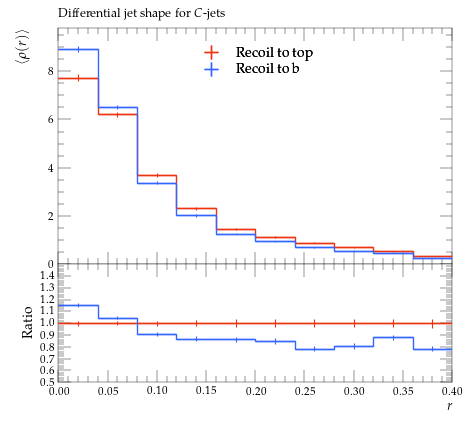

This chart was generated by the following Python code:
#! /usr/bin/env python

# This Python script was auto-generated using YODA v2.0.2.
# Analysis object: /MC_HFDECAYS/avg_rho_C_jet
# Timestamp: 31-07-2026 (13:13:53)

import matplotlib as mpl
import matplotlib.pyplot as plt
mpl.use('Agg') # comment out for interactive use
import os
import numpy as np

plotDir = os.path.split(os.path.realpath(__file__))[0]
if 'YODA_USER_PLOT_PATH' in globals():
    plot_outdir = globals()['YODA_USER_PLOT_PATH']
else:
    plot_outdir = plotDir

#plot style
plt.style.use(os.path.join(plotDir, '../default.mplstyle'))
# plot metadata
figW, figH = plt.rcParams['figure.figsize']
ax_xLabel = r'$r$'
ax_yLabel = r'$\langle\rho(r)\rangle$'
ax_title  = r'Differential jet shape for $C$-jets'
ax_xScale = 'linear'
ax_yScale = 'linear'
xLims = (0.0, 0.4)
yLims = (0.0, 9.802150600000001)

# TeX-friendly labels for the legend
labels = {
    'legend' : ([ r"Recoil to top", r"Recoil to b" ], r""),
}

# Adjust canvas width and height
canvasW = 10.0
canvasH = 9.0
figW *= canvasW/10.
figH *= canvasH/9.

# Create figure and axis objects
fig, (ax, ratio0_ax) = plt.subplots(2, 1, sharex=True,
                  figsize=(figW,figH), gridspec_kw={'height_ratios': (6.0, 3.0)})

# Set figure margins
plt.subplots_adjust(
    left   = 1.0 * plt.rcParams['figure.subplot.left'],
    right  = 1.0 * plt.rcParams['figure.subplot.right'],
    top    = 1.0 * plt.rcParams['figure.subplot.top'],
    bottom = 1.0 * plt.rcParams['figure.subplot.bottom'])

ratio0_ax.yaxis.set_major_locator(mpl.ticker.MultipleLocator(0.1))
ratio0_ax.set_ylim(0.5, 1.4999)
ratio0_ax.set_ylabel('Ratio')

# the numerical data is stored in a separate file
dataf = dict()
prefix = os.path.split(__file__)[0]
if prefix:    prefix = prefix + '/'
exec(open(prefix+'avg_rho_C_jet__data.py').read(), dataf)


legend_handles = dict() # keep track of handles for the legend

# style options for curves
# starts at zorder>=5 to draw curve on top of legend
styles = {
  'recoil_t': {
    'color' : '#EE3311',
    'linestyle' : '-',
    'linewidth' : 1,
    'marker' : 'none',
    'markersize' : 2,
    'capsize' : 0.0,
    'zorder' : 5,
    'histstyle' : 1,
    'drawstyle' : 'steps-pre',
    'xerrorbars' : 1,
    'yerrorbars' : 1,
    'fillcolor' : None,
    'fillopacity' : 1.0,
    'ratio0_linestyle' : '-',
    'ratio0_linewidth' : 1,
    'ratio0_marker' : 'none',
    'ratio0_markersize' : 2,
    'ratio0_capsize' : 0.0,
    'ratio0_zorder' : 5,
    'ratio0_histstyle' : 1,
    'ratio0_drawstyle' : 'steps-pre',
    'ratio0_xerrorbars' : 1,
    'ratio0_yerrorbars' : 1,
  },
  'recoil_b': {
    'color' : '#3366FF',
    'linestyle' : '-',
    'linewidth' : 1,
    'marker' : 'none',
    'markersize' : 2,
    'capsize' : 0.0,
    'zorder' : 6,
    'histstyle' : 1,
    'drawstyle' : 'steps-pre',
    'xerrorbars' : 1,
    'yerrorbars' : 1,
    'fillcolor' : None,
    'fillopacity' : 1.0,
    'ratio0_linestyle' : '-',
    'ratio0_linewidth' : 1,
    'ratio0_marker' : 'none',
    'ratio0_markersize' : 2,
    'ratio0_capsize' : 0.0,
    'ratio0_zorder' : 6,
    'ratio0_histstyle' : 1,
    'ratio0_drawstyle' : 'steps-pre',
    'ratio0_xerrorbars' : 1,
    'ratio0_yerrorbars' : 1,
  },
}

# curve from input yoda files in main panel
for label, yvals in dataf['yvals'].items():
    if all(np.isnan(v) for v in dataf['yvals'][label]):
        continue
    tmp = None
    if styles[label]['histstyle']: # draw as histogram
        xpos = dataf['xedges'][label] if styles[label]['drawstyle'] else dataf['xpoints'][label]
        ypos = np.insert(yvals, 0, yvals[0]) if styles[label]['drawstyle'] else yvals
        if styles[label]['fillcolor']: # fill area below curve
            ax.fill_between(xpos, ypos, step='pre',
                            color=styles[label]['fillcolor'],
                            alpha=styles[label]['fillopacity'])
        tmp, = ax.plot(xpos, ypos,
                       color=styles[label]['color'],
                       linestyle=styles[label]['linestyle'],
                       linewidth=styles[label]['linewidth'],
                       drawstyle=styles[label]['drawstyle'], solid_joinstyle='miter',
                       zorder=styles[label]['zorder'], label=label)
    tmp = ax.errorbar(dataf['xpoints'][label], yvals,
                      xerr=np.array(dataf['xerrs'][label])*styles[label]['xerrorbars'],
                      yerr=np.array(dataf['yerrs'][label])*styles[label]['yerrorbars'],
                      fmt=styles[label]['marker'], capsize=styles[label]['capsize'],
                      markersize=styles[label]['markersize'],
                      ecolor=styles[label]['color'],
                      color=styles[label]['color'], zorder=styles[label]['zorder'])
    tmp[-1][0].set_linestyle(styles[label]['linestyle'])
    tmp[-1][0].set_linewidth(styles[label]['linewidth'])
    if label in dataf['add_legend_handle']:  legend_handles[label] = tmp
    for varLabel in dataf['variation_yvals'].keys():
        if varLabel.startswith(label):
            tmp, = ax.plot(dataf['xedges'][label], dataf['variation_yvals'][varLabel],
                           color=styles[label]['color'],
                           linestyle=styles[label]['linestyle'],
                           linewidth=styles[label]['linewidth'],
                           drawstyle='steps-pre', solid_joinstyle='miter',
                           zorder=styles[label]['zorder'], alpha=0.5)


# plots on ratio panel
# curve from input yoda files in ratio panel
for label, yvals in dataf['ratio0_yvals'].items():
    if all(np.isnan(v) for v in yvals):
        continue
    if styles[label]['ratio0_histstyle']: # plot as histogram
        xpos = dataf['xedges']['recoil_t'] if styles[label]['ratio0_drawstyle'] else dataf['xpoints']['recoil_t']
        ypos = np.insert(yvals, 0, yvals[0]) if styles[label]['ratio0_drawstyle'] else yvals
        ratio0_ax.plot(xpos, ypos,
                       color=styles[label]['color'],
                       linewidth=styles[label]['linewidth'],
                       linestyle=styles[label]['ratio0_linestyle'],
                       drawstyle=styles[label]['ratio0_drawstyle'], zorder=styles[label]['zorder'],
                       solid_joinstyle='miter')
    tmp = ratio0_ax.errorbar(dataf['xpoints']['recoil_t'], yvals,
                             xerr=np.array(dataf['ref_xerrs'])*styles[label]['ratio0_xerrorbars'],
                             yerr=np.array(dataf['ratio0_yerrs'][label])*styles[label]['ratio0_yerrorbars'],
                             fmt=styles[label]['ratio0_marker'], capsize=styles[label]['ratio0_capsize'],
                             markersize=styles[label]['ratio0_markersize'],
                             ecolor=styles[label]['color'],
                             color=styles[label]['color'])
    tmp[-1][0].set_linestyle(styles[label]['ratio0_linestyle'])
    tmp[-1][0].set_linewidth(styles[label]['ratio0_linewidth'])

    for varlabel in dataf['ratio0_variation_vals'].keys():
        if varlabel.startswith(label):
            ratio0_ax.plot(dataf['xedges']['recoil_t'],
                            dataf['ratio0_variation_vals'][varlabel],
                            color=styles[label]['color'],
                            linestyle=styles[label]['linestyle'],
                            linewidth=styles[label]['linewidth'],
                            drawstyle='steps-pre', solid_joinstyle='miter',
                            zorder=1, alpha=0.5)

legend_items = list(legend_handles.values())
ax.add_artist(ax.legend(legend_items,
                        labels['legend'][0],
                        title=labels['legend'][1],
                        alignment='left',
                        loc='upper center',
                        bbox_to_anchor=(0.5, 0.97)))

# set plot metadata as defined above
ratio0_ax.set_xlabel(ax_xLabel)
ratio0_ax.xaxis.set_label_coords(1., -0.15)
ax.set_ylabel(ax_yLabel, ha='right', va='top')
ax.yaxis.set_label_coords(-0.11, 1.0)
ax.set_title(ax_title, loc='left')
ax.set_xscale(ax_xScale)
ax.set_yscale(ax_yScale)
ax.set_xlim(xLims)
ax.set_ylim(yLims)

# tick formatting
plt.rcParams['xtick.top'] = True
plt.rcParams['ytick.right'] = True
fig.align_ylabels((ax, ratio0_ax))
plt.savefig(os.path.join(plot_outdir, 'avg_rho_C_jet.pdf'), format='PDF')
plt.savefig(os.path.join(plot_outdir, 'avg_rho_C_jet.png'), format='PNG')

plt.close(fig)
